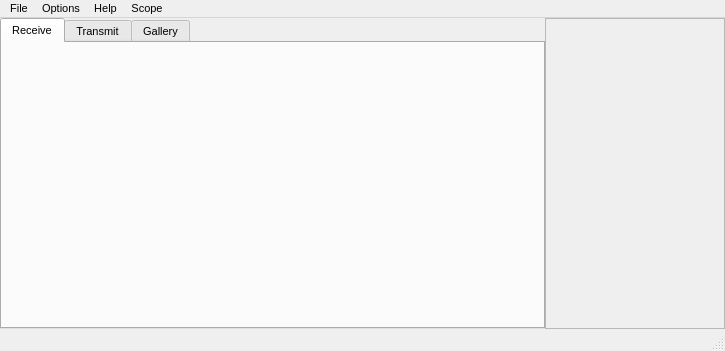
<?xml version="1.0" encoding="UTF-8"?>
<ui version="4.0">
 <class>MainWindow</class>
 <widget class="QMainWindow" name="MainWindow">
  <property name="geometry">
   <rect>
    <x>0</x>
    <y>0</y>
    <width>725</width>
    <height>351</height>
   </rect>
  </property>
  <property name="font">
   <font>
    <pointsize>8</pointsize>
    <weight>50</weight>
    <italic>false</italic>
    <bold>false</bold>
   </font>
  </property>
  <property name="windowTitle">
   <string>MainWindow</string>
  </property>
  <property name="tabShape">
   <enum>QTabWidget::Rounded</enum>
  </property>
  <widget class="QWidget" name="centralwidget">
   <layout class="QHBoxLayout" name="horizontalLayout" stretch="1">
    <property name="spacing">
     <number>0</number>
    </property>
    <property name="sizeConstraint">
     <enum>QLayout::SetNoConstraint</enum>
    </property>
    <property name="leftMargin">
     <number>0</number>
    </property>
    <property name="topMargin">
     <number>0</number>
    </property>
    <property name="rightMargin">
     <number>0</number>
    </property>
    <property name="bottomMargin">
     <number>0</number>
    </property>
    <item>
     <widget class="QTabWidget" name="maintabWidget">
      <property name="enabled">
       <bool>true</bool>
      </property>
      <property name="font">
       <font>
        <weight>50</weight>
        <italic>false</italic>
        <bold>false</bold>
       </font>
      </property>
      <property name="tabShape">
       <enum>QTabWidget::Rounded</enum>
      </property>
      <property name="currentIndex">
       <number>0</number>
      </property>
      <property name="movable">
       <bool>false</bool>
      </property>
      <widget class="QWidget" name="rxTab">
       <property name="sizePolicy">
        <sizepolicy hsizetype="Preferred" vsizetype="Preferred">
         <horstretch>0</horstretch>
         <verstretch>0</verstretch>
        </sizepolicy>
       </property>
       <property name="font">
        <font>
         <weight>50</weight>
         <bold>false</bold>
        </font>
       </property>
       <attribute name="title">
        <string>Receive</string>
       </attribute>
       <layout class="QVBoxLayout" name="verticalLayout_2" stretch="1">
        <property name="spacing">
         <number>1</number>
        </property>
        <property name="sizeConstraint">
         <enum>QLayout::SetNoConstraint</enum>
        </property>
        <property name="leftMargin">
         <number>1</number>
        </property>
        <property name="topMargin">
         <number>1</number>
        </property>
        <property name="rightMargin">
         <number>1</number>
        </property>
        <property name="bottomMargin">
         <number>1</number>
        </property>
        <item>
         <widget class="rxWidget" name="rxWindow" native="true"/>
        </item>
       </layout>
      </widget>
      <widget class="QWidget" name="txTab">
       <attribute name="title">
        <string>Transmit</string>
       </attribute>
       <layout class="QVBoxLayout" name="verticalLayout_3" stretch="1">
        <property name="spacing">
         <number>1</number>
        </property>
        <property name="sizeConstraint">
         <enum>QLayout::SetNoConstraint</enum>
        </property>
        <property name="leftMargin">
         <number>1</number>
        </property>
        <property name="topMargin">
         <number>1</number>
        </property>
        <property name="rightMargin">
         <number>1</number>
        </property>
        <property name="bottomMargin">
         <number>1</number>
        </property>
        <item>
         <widget class="txWidget" name="txWindow" native="true"/>
        </item>
       </layout>
      </widget>
      <widget class="QWidget" name="galleryTab">
       <attribute name="title">
        <string>Gallery</string>
       </attribute>
       <layout class="QVBoxLayout" name="verticalLayout_4" stretch="1">
        <property name="spacing">
         <number>1</number>
        </property>
        <property name="sizeConstraint">
         <enum>QLayout::SetNoConstraint</enum>
        </property>
        <property name="leftMargin">
         <number>1</number>
        </property>
        <property name="topMargin">
         <number>1</number>
        </property>
        <property name="rightMargin">
         <number>1</number>
        </property>
        <property name="bottomMargin">
         <number>1</number>
        </property>
        <item>
         <widget class="galleryWidget" name="galleryWindow" native="true"/>
        </item>
       </layout>
      </widget>
     </widget>
    </item>
    <item>
     <widget class="spectrumWidget" name="spectrumFrame">
      <property name="sizePolicy">
       <sizepolicy hsizetype="Fixed" vsizetype="Preferred">
        <horstretch>0</horstretch>
        <verstretch>0</verstretch>
       </sizepolicy>
      </property>
      <property name="minimumSize">
       <size>
        <width>180</width>
        <height>0</height>
       </size>
      </property>
      <property name="maximumSize">
       <size>
        <width>180</width>
        <height>16777215</height>
       </size>
      </property>
      <property name="frameShape">
       <enum>QFrame::StyledPanel</enum>
      </property>
      <property name="frameShadow">
       <enum>QFrame::Raised</enum>
      </property>
     </widget>
    </item>
   </layout>
  </widget>
  <widget class="QMenuBar" name="menubar">
   <property name="geometry">
    <rect>
     <x>0</x>
     <y>0</y>
     <width>725</width>
     <height>18</height>
    </rect>
   </property>
   <property name="font">
    <font>
     <weight>50</weight>
     <bold>false</bold>
    </font>
   </property>
   <widget class="QMenu" name="menuFile">
    <property name="title">
     <string>File</string>
    </property>
    <addaction name="actionSaveWaterfallImage"/>
    <addaction name="separator"/>
    <addaction name="actionExit"/>
    <addaction name="actionTxTestPattern"/>
   </widget>
   <widget class="QMenu" name="menuOptions">
    <property name="title">
     <string>Options</string>
    </property>
    <addaction name="actionConfigure"/>
    <addaction name="actionCalibrate"/>
    <addaction name="separator"/>
    <addaction name="actionLogSettings"/>
    <addaction name="actionResetLog"/>
    <addaction name="actionDumpSamplesPerLine"/>
   </widget>
   <widget class="QMenu" name="menuHelp">
    <property name="title">
     <string>Help</string>
    </property>
    <addaction name="actionAboutQSSTV"/>
    <addaction name="actionAboutQt"/>
    <addaction name="actionUsersGuide"/>
   </widget>
   <widget class="QMenu" name="menuScope">
    <property name="title">
     <string>Scope</string>
    </property>
    <addaction name="actionShowDataScope"/>
    <addaction name="actionShowSyncScopeNarrow"/>
    <addaction name="actionShowSyncScopeWide"/>
    <addaction name="actionScopeOffset"/>
    <addaction name="actionClearScope"/>
   </widget>
   <addaction name="menuFile"/>
   <addaction name="menuOptions"/>
   <addaction name="menuHelp"/>
   <addaction name="menuScope"/>
  </widget>
  <widget class="QStatusBar" name="statusBar">
   <property name="minimumSize">
    <size>
     <width>0</width>
     <height>0</height>
    </size>
   </property>
   <property name="maximumSize">
    <size>
     <width>16777215</width>
     <height>16777215</height>
    </size>
   </property>
  </widget>
  <action name="actionExit">
   <property name="text">
    <string>Exit</string>
   </property>
  </action>
  <action name="actionConfigure">
   <property name="text">
    <string>Configuration</string>
   </property>
  </action>
  <action name="actionDumpSamplesPerLine">
   <property name="text">
    <string>Dump Samples Per Line</string>
   </property>
  </action>
  <action name="actionCalibrate">
   <property name="text">
    <string>Calibrate</string>
   </property>
  </action>
  <action name="actionShowDataScope">
   <property name="text">
    <string>Show Data Scope</string>
   </property>
  </action>
  <action name="actionLogSettings">
   <property name="text">
    <string>Log Settings</string>
   </property>
  </action>
  <action name="actionResetLog">
   <property name="text">
    <string>Reset Log</string>
   </property>
  </action>
  <action name="actionAboutQSSTV">
   <property name="text">
    <string>About QSSTV</string>
   </property>
  </action>
  <action name="actionAboutQt">
   <property name="text">
    <string>About Qt</string>
   </property>
  </action>
  <action name="actionUsersGuide">
   <property name="text">
    <string>Users Guide</string>
   </property>
  </action>
  <action name="actionShowSyncScopeNarrow">
   <property name="text">
    <string>Show Sync Scope Narrow</string>
   </property>
  </action>
  <action name="actionScopeOffset">
   <property name="text">
    <string>Scope Offset</string>
   </property>
  </action>
  <action name="actionShowSyncScopeWide">
   <property name="text">
    <string>Show Sync Scope Wide</string>
   </property>
  </action>
  <action name="actionTxTestPattern">
   <property name="text">
    <string>TX Test Pattern</string>
   </property>
  </action>
  <action name="actionClearScope">
   <property name="text">
    <string>Clear</string>
   </property>
  </action>
  <action name="actionFullScreen">
   <property name="enabled">
    <bool>true</bool>
   </property>
   <property name="text">
    <string>&amp;Full Screen</string>
   </property>
   <property name="shortcutContext">
    <enum>Qt::WidgetShortcut</enum>
   </property>
   <property name="autoRepeat">
    <bool>false</bool>
   </property>
  </action>
  <action name="actionSaveWaterfallImage">
   <property name="text">
    <string>Save Waterfall Image</string>
   </property>
  </action>
 </widget>
 <customwidgets>
  <customwidget>
   <class>rxWidget</class>
   <extends>QWidget</extends>
   <header>rxwidget.h</header>
   <container>1</container>
  </customwidget>
  <customwidget>
   <class>txWidget</class>
   <extends>QWidget</extends>
   <header>txwidget.h</header>
   <container>1</container>
  </customwidget>
  <customwidget>
   <class>galleryWidget</class>
   <extends>QWidget</extends>
   <header>gallerywidget.h</header>
   <container>1</container>
  </customwidget>
  <customwidget>
   <class>spectrumWidget</class>
   <extends>QFrame</extends>
   <header>spectrumwidget.h</header>
   <container>1</container>
  </customwidget>
 </customwidgets>
 <resources/>
 <connections/>
</ui>
